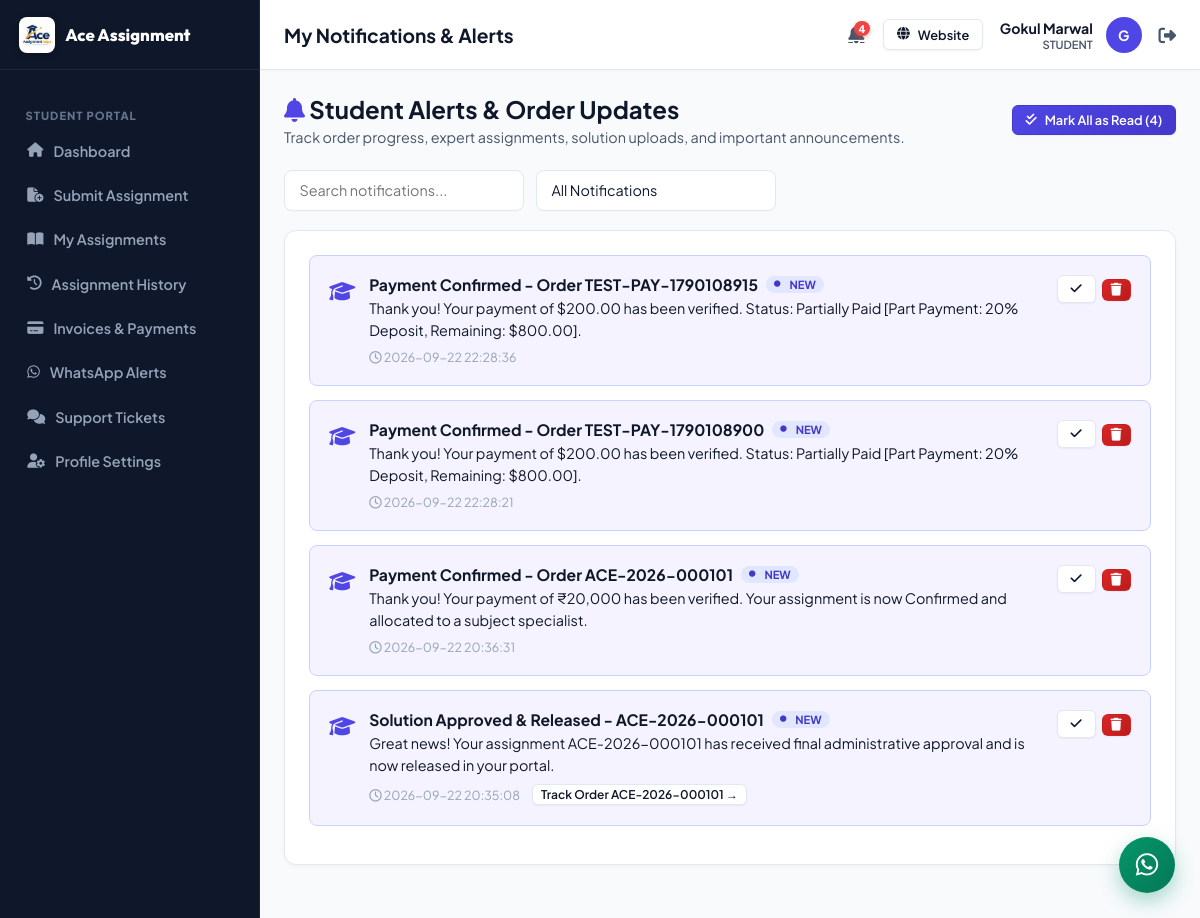
Page /student/notifications.php (signed in) on the committed database.
### tables this page shows
CREATE TABLE `students` (
  `id` int NOT NULL AUTO_INCREMENT,
  `student_id` varchar(50) NOT NULL,
  `name` varchar(255) NOT NULL,
  `email` varchar(255) NOT NULL,
  `phone` varchar(100) DEFAULT NULL,
  `password` varchar(255) NOT NULL,
  `country` varchar(100) DEFAULT NULL,
  `university` varchar(255) DEFAULT NULL,
  `course` varchar(255) DEFAULT NULL,
  `status` varchar(50) DEFAULT 'Active',
  `created_at` datetime DEFAULT CURRENT_TIMESTAMP,
  PRIMARY KEY (`id`),
  UNIQUE KEY `student_id` (`student_id`),
  UNIQUE KEY `email` (`email`)
);

CREATE TABLE `notifications` (
  `id` int NOT NULL AUTO_INCREMENT,
  `notification_id` varchar(50) NOT NULL,
  `user_id` varchar(50) DEFAULT NULL,
  `user_role` varchar(50) DEFAULT NULL,
  `title` varchar(255) NOT NULL,
  `message` text,
  `is_read` tinyint(1) DEFAULT '0',
  `created_at` datetime DEFAULT CURRENT_TIMESTAMP,
  PRIMARY KEY (`id`),
  UNIQUE KEY `notification_id` (`notification_id`)
);

### includes/auth.php (called while the page is built, shortened)
<?php
require_once __DIR__ . '/db.php';
class Auth {
    public static function currentUser() {
        return $_SESSION['user'] ?? null;
    }
    public static function checkLoggedIn() {
        $user = self::currentUser();
        if ($user) {
            $table = ($user['role'] === 'Admin') ? 'admins' : (($user['role'] === 'Allocator') ? 'allocators' : (($user['role'] === 'Expert') ? 'experts' : 'students'));
            $idKey = ($user['role'] === 'Admin') ? 'admin_id' : (($user['role'] === 'Allocator') ? 'allocator_id' : (($user['role'] === 'Expert') ? 'expert_id' : 'student_id'));
            $record = DataStore::findOne($table, $idKey, $user['id']);
        }
    }
    public static function checkRole($allowedRoles = []) {
        self::checkLoggedIn();
    }
}

### includes/db.php (called while the page is built, shortened)
<?php
class DataStore {
    private static $pdo = null;
    private static $dbHost = 'database-1.c1o0ygcs2cex.ap-south-1.rds.amazonaws.com';
    private static $dbPort = 3306;
    private static $dbUser = 'admin';
    private static $dbPass = 'Marwal#1627';
    private static $dbName = 'aceassignmenthelp_db';
    public static function getPdo() {
        if (self::$pdo === null) {
            try {
                $dsn = "mysql:host=" . self::$dbHost . ";port=" . self::$dbPort . ";dbname=" . self::$dbName . ";charset=utf8mb4";
                self::$pdo = new PDO($dsn, self::$dbUser, self::$dbPass, [
                    PDO::ATTR_ERRMODE => PDO::ERRMODE_EXCEPTION,
                    PDO::ATTR_DEFAULT_FETCH_MODE => PDO::FETCH_ASSOC,
                    PDO::ATTR_EMULATE_PREPARES => false,
                    PDO::ATTR_TIMEOUT => 5
                ]);
            } catch (Throwable $e) {
                error_log("MySQL Connection Failed: " . $e->getMessage());
                self::$pdo = null;
                throw new Exception("Unable to connect to MySQL database: " . $e->getMessage());
            }
        }
        return self::$pdo;
    }
    private static function formatRecordFromDb($collectionName, $row) {
        if ($collectionName === 'notifications') {
            if (isset($row['notification_id'])) {
                $row['id'] = $row['notification_id'];
            }
            $row['is_read'] = (bool)($row['is_read'] ?? false);
        }
        return $row;
    }
    public static function getCollection($collectionName) {
        $pdo = self::getPdo();
        try {
            $stmt = $pdo->query("SELECT * FROM `$collectionName` ORDER BY id DESC");
            $rows = $stmt->fetchAll();
            $result = [];
            foreach ($rows as $row) {
                $result[] = self::formatRecordFromDb($collectionName, $row);
            }
            return $result;
        } catch (Throwable $e) {
            error_log("DataStore::getCollection error ($collectionName): " . $e->getMessage());
            return [];
        }
    }
    public static function findOne($collectionName, $key, $value) {
        $pdo = self::getPdo();
        try {
            $sqlKey = $key;
            $stmt = $pdo->prepare("SELECT * FROM `$collectionName` WHERE `$sqlKey` = ? LIMIT 1");
            $stmt->execute([$value]);
            $row = $stmt->fetch();
            if ($row) {
                return self::formatRecordFromDb($collectionName, $row);
            }
        } catch (Throwable $e) {
            error_log("DataStore::findOne error ($collectionName, $key): " . $e->getMessage());
        }
        return null;
    }
}

### includes/helpers.php (called while the page is built, shortened)
<?php
require_once __DIR__ . '/db.php';
function get_user_notifications($user_id, $user_role)
{
    $all = DataStore::getCollection('notifications');
    $filtered = array_filter($all, function ($n) use ($user_id, $user_role) {
        $targetRole = $n['user_role'] ?? '';
        $targetUser = $n['user_id'] ?? '';
        if (!empty($targetUser)) {
            return ($targetUser === $user_id);
        }
        if ($targetRole === 'All')
            return true;
        if ($targetRole === $user_role)
            return true;
        if ($user_role === 'Admin')
            return true;
        return false;
    });
    usort($filtered, function ($a, $b) {
        return strtotime($b['created_at'] ?? '0') - strtotime($a['created_at'] ?? '0');
    });
    return array_values($filtered);
}
function get_unread_notifications_count($user_id, $user_role)
{
    $notifs = get_user_notifications($user_id, $user_role);
    $count = 0;
    foreach ($notifs as $n) {
        if (empty($n['is_read'])) {
            $count++;
        }
    }
    return $count;
}

### student/notifications.php (the view, shortened to what this page needs)
<?php
$pageTitle = "My Notifications & Alerts";
require_once __DIR__ . '/../includes/auth.php';
Auth::checkRole('Student');
require_once __DIR__ . '/../includes/helpers.php';
include __DIR__ . '/../includes/portal_header.php';
$notifs = get_user_notifications($currentUser['id'], 'Student');
$unreadCount = get_unread_notifications_count($currentUser['id'], 'Student');
?>
<div style="display:flex; justify-content:space-between; align-items:center; margin-bottom:1.5rem; flex-wrap:wrap; gap:1rem;">
  <div>
    <h2 style="font-size:1.5rem; color:var(--text-main); margin-bottom:0.25rem;">
      <i class="fa-solid fa-bell" style="color:var(--primary);"></i> Student Alerts & Order Updates
    </h2>
    <p style="color:var(--text-muted); font-size:0.9rem; margin:0;">Track order progress, expert assignments, solution uploads, and important announcements.</p>
  </div>
  <?php if ($unreadCount > 0): ?>
    <form method="POST" style="display:inline;">
      <button type="submit" class="btn btn-primary btn-sm">
        <i class="fa-solid fa-check-double"></i> Mark All as Read (<?php echo $unreadCount; ?>)
      </button>
    </form>
  <?php endif; ?>
</div>
<div class="filter-bar" style="margin-bottom:1.2rem; display:flex; gap:12px; flex-wrap:wrap;">
  <input type="text" id="stuNotifSearch" class="form-control" style="flex:2; min-width:240px;" placeholder="Search notifications...">
  <select id="stuNotifStatus" class="form-control" style="flex:1; min-width:160px;">
    <option value="">All Notifications</option>
  </select>
</div>
<div class="table-card" style="padding:1.5rem;">
  <?php if (empty($notifs)): ?>
    <div style="text-align:center; padding:3.5rem 1rem;">
      <i class="fa-regular fa-bell-slash" style="font-size:3rem; color:var(--text-dim); margin-bottom:1rem; display:block;"></i>
      <h4 style="color:var(--text-main); margin-bottom:0.5rem;">No Notifications Found</h4>
      <p style="color:var(--text-muted); font-size:0.9rem;">You have no updates at this time. Assignment status changes will appear here as experts work on your orders.</p>
      <a href="/submit-assignment.php" class="btn btn-primary btn-sm" style="margin-top:0.8rem;">
        <i class="fa-solid fa-plus"></i> Submit a New Assignment
      </a>
    </div>
  <?php else: ?>
    <?php foreach ($notifs as $n):
      $isRead = !empty($n['is_read']);
      $borderStyle = $isRead ? 'border:1px solid var(--portal-border); background:#ffffff;' : 'border:1px solid #c7d2fe; background:#f5f3ff;';
      preg_match('/(ACE-\d{4}-\d+)/', $n['message'] ?? '', $matches);
      $referencedAsm = $matches[1] ?? '';
    ?>
      <div class="stu-notif-item" data-read="<?php echo $isRead ? 'read' : 'unread'; ?>" style="<?php echo $borderStyle; ?> border-radius:var(--radius-sm); padding:1.2rem; margin-bottom:0.9rem; display:flex; justify-content:space-between; align-items:flex-start; gap:16px;">
        <div style="display:flex; gap:14px; align-items:flex-start; flex:1;">
          <div style="font-size:1.3rem; color:var(--primary); margin-top:2px;">
            <i class="fa-solid fa-graduation-cap"></i>
          </div>
          <div style="flex:1;">
            <div style="display:flex; align-items:center; gap:8px; margin-bottom:4px;">
              <strong style="color:var(--text-main); font-size:0.98rem;"><?php echo htmlspecialchars($n['title']); ?></strong>
              <?php if (!$isRead): ?>
                <span class="badge badge-primary" style="font-size:0.7rem; padding:2px 8px;"><i class="fa-solid fa-circle" style="font-size:0.4rem; margin-right:4px;"></i> NEW</span>
              <?php endif; ?>
            </div>
            <p style="color:var(--text-main); font-size:0.9rem; margin:0 0 8px 0; line-height:1.5;">
              <?php echo nl2br(htmlspecialchars($n['message'])); ?>
            </p>
            <div style="display:flex; gap:12px; align-items:center; flex-wrap:wrap;">
              <small style="color:var(--text-dim); font-size:0.78rem;">
                <i class="fa-regular fa-clock"></i> <?php echo htmlspecialchars($n['created_at'] ?? 'Recently'); ?>
              </small>
              <?php if ($referencedAsm): ?>
                <a href="/student/assignment-detail.php?id=<?php echo urlencode($referencedAsm); ?>" class="btn btn-outline btn-sm" style="padding:2px 8px; font-size:0.75rem;">
                  Track Order <?php echo htmlspecialchars($referencedAsm); ?> &rarr;
                </a>
              <?php elseif (!empty($n['link'])): ?>
                <a href="<?php echo htmlspecialchars($n['link']); ?>" class="btn btn-outline btn-sm" style="padding:2px 8px; font-size:0.75rem;">
                  View &rarr;
                </a>
              <?php endif; ?>
            </div>
          </div>
        </div>
        <div style="display:flex; gap:6px; align-items:center;">
          <?php if (!$isRead): ?>
            <form method="POST" style="display:inline;">
              <button type="submit" class="btn btn-outline btn-sm" title="Mark as Read">
                <i class="fa-solid fa-check"></i>
              </button>
            </form>
          <?php endif; ?>
          <form method="POST" style="display:inline;" onsubmit="return confirm('Dismiss this notification?');">
            <button type="submit" class="btn btn-danger btn-sm" title="Dismiss" style="padding:4px 8px;">
              <i class="fa-solid fa-trash"></i>
            </button>
          </form>
        </div>
      </div>
    <?php endforeach; ?>
  <?php endif; ?>
</div>
</div>
</div>
</body>
</html>

### includes/portal_header.php (shortened to what this page needs)
<?php
require_once __DIR__ . '/auth.php';
require_once __DIR__ . '/helpers.php';
$currentUser = Auth::currentUser();
$userRole = $currentUser['role'];
?>
<!DOCTYPE html>
<html lang="en">
<head>
  <link rel="stylesheet" href="https://cdnjs.cloudflare.com/ajax/libs/font-awesome/6.4.0/css/all.min.css">
  <link rel="stylesheet" href="/assets/css/portal.css">
</head>
<body class="portal-body">
<div class="portal-wrapper">
  <?php include __DIR__ . '/portal_sidebar.php'; ?>
  <div class="portal-main">
    <header class="portal-topbar">
      <div style="display:flex; align-items:center; gap:12px;">
        <div class="topbar-title">
          <?php echo isset($pageTitle) ? htmlspecialchars($pageTitle) : 'Dashboard Overview'; ?>
        </div>
      </div>
      <div class="topbar-user">
        <?php $unreadNotifCount = function_exists('get_unread_notifications_count') ? get_unread_notifications_count($currentUser['id'], $userRole) : 0; ?>
        <a href="/<?php echo strtolower($userRole); ?>/notifications.php" style="position:relative; color:var(--text-muted); font-size:1.15rem; margin-right:6px; display:inline-flex; align-items:center;" title="Notifications (<?php echo $unreadNotifCount; ?> unread)">
          <?php if ($unreadNotifCount > 0): ?>
            <span style="position:absolute; top:-4px; right:-6px; background:#ef4444; color:#fff; font-size:0.65rem; font-weight:800; border-radius:10px; padding:1px 5px; min-width:14px; text-align:center; box-shadow:0 2px 4px rgba(239, 68, 68, 0.4);"><?php echo $unreadNotifCount; ?></span>
          <?php endif; ?>
        </a>
        <a href="/" target="_blank" class="btn btn-outline btn-sm" style="margin-right:4px; display:inline-flex;">
          <i class="fa-solid fa-globe"></i> <span class="user-meta-desktop">Website</span>
        </a>
        <div style="text-align:right;" class="user-meta-desktop">
          <div style="font-weight:700; color:var(--text-main); font-size:0.88rem;"><?php echo htmlspecialchars($currentUser['name']); ?></div>
          <small style="color:var(--text-muted); font-weight:600; font-size:0.7rem; text-transform:uppercase; display:block;"><?php echo htmlspecialchars($userRole); ?></small>
        </div>
        <div class="user-avatar" title="<?php echo htmlspecialchars($currentUser['name']); ?>">
          <?php echo strtoupper(substr($currentUser['name'], 0, 1)); ?>
        </div>
        <a href="/logout.php" title="Logout" style="color:var(--text-muted); font-size:1.1rem; margin-left:4px;">
          <i class="fa-solid fa-right-from-bracket"></i>
        </a>
      </div>
    </header>
    <div class="portal-content">
<button class="floating-chat-btn" id="portalLiveChatTrigger" title="Open Live Portal Chat">
  <i class="fa-brands fa-whatsapp"></i>
</button>

### rows in the picture
students: name "Gokul Marwal", name "G"
notifications: title "Payment Confirmed - Order TEST-PAY-1790108915", is_read 0 (drawn), message "Thank you! Your payment of $200.00 has been verified. Status: Partially Paid [Part Payment: 20% Deposit, Remaining: $800.00].", created_at "2026-09-22 22:28:36"
notifications: title "Payment Confirmed - Order TEST-PAY-1790108900", is_read 0 (drawn), message "Thank you! Your payment of $200.00 has been verified. Status: Partially Paid [Part Payment: 20% Deposit, Remaining: $800.00].", created_at "2026-09-22 22:28:21"
notifications: title "Payment Confirmed - Order ACE-2026-000101", is_read 0 (drawn), message "Thank you! Your payment of ₹20,000 has been verified. Your assignment is now Confirmed and allocated to a subject specialist.", created_at "2026-09-22 20:36:31"
notifications: title "Solution Approved & Released - ACE-2026-000101", is_read 0 (drawn), message "Great news! Your assignment ACE-2026-000101 has received final administrative approval and is now released in your portal.", created_at "2026-09-22 20:35:08", referencedAsm "ACE-2026-000101"

### other values in the picture
$pageTitle "My Notifications & Alerts"
$unreadNotifCount "4"
$userRole "STUDENT"
$unreadCount "4"
